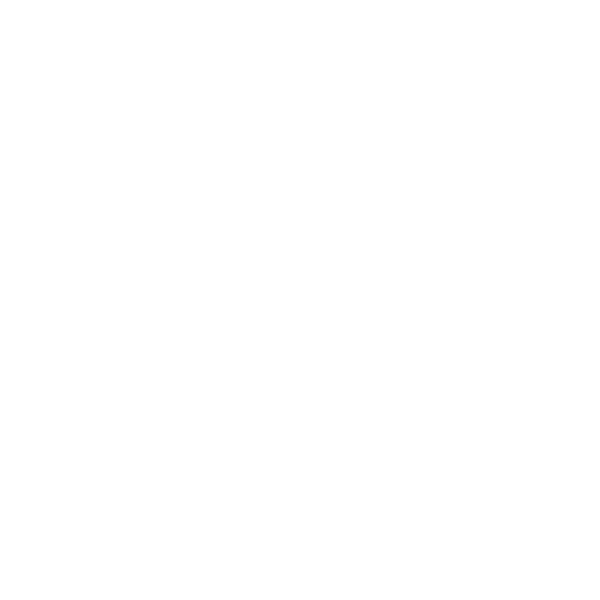
Frame 1 (no input)
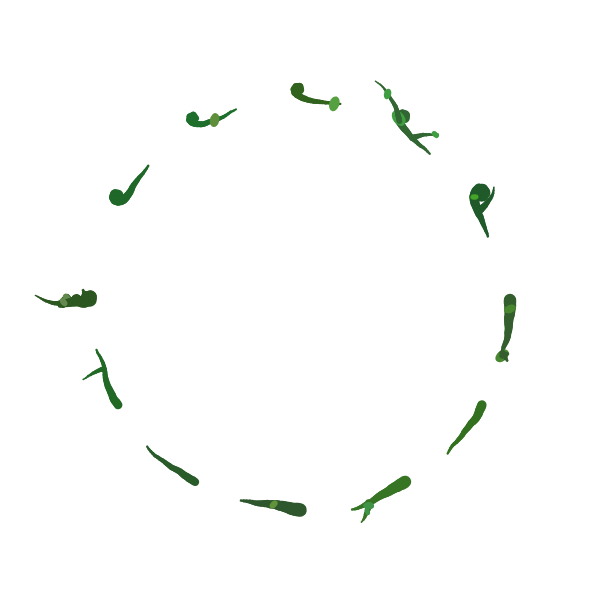
Frame 60 (no input)
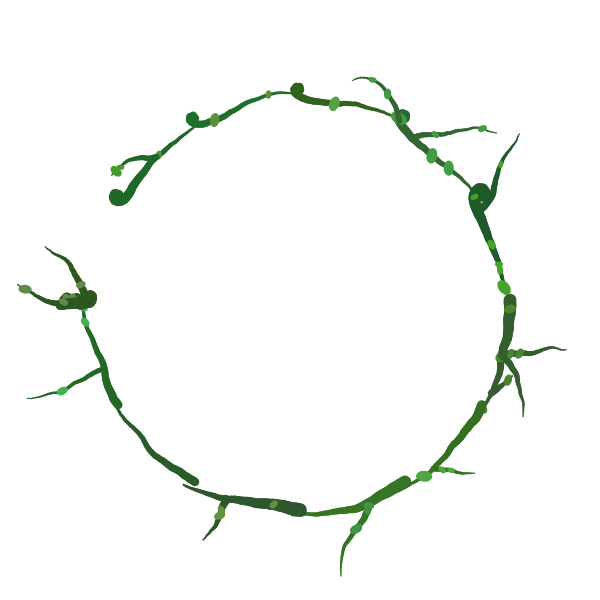
Frame 120 (the mouse pressed at the canvas centre since frame 60)

The p5.js sketch that drew these frames (run headless with seeded random() and noise() and a simulated clock; from frame 60 on, the mouse is pressed at the canvas centre):

// p5.js sketch
// ── sketch.js
// Decorative Vine Border Sketch - Grows in circle around content like Hero vines
let vines = [];
let centerX, centerY;
let radius;
let vineCount = 12;

function setup() {
  createCanvas(600, 600);
  centerX = width / 2;
  centerY = height / 2;
  radius = 210; // Fixed radius for consistent wreath around 400px glass circle
  
  // Create vines that grow ALONG the circular perimeter (exactly like Hero)
  for (let i = 0; i < vineCount; i++) {
    let angle = map(i, 0, vineCount, 0, TWO_PI);
    // Position on circular perimeter
    let x = centerX + cos(angle) * radius;
    let y = centerY + sin(angle) * radius;
    vines.push(new CircularVine(x, y, angle));
  }
}

function draw() {
  clear(); // Transparent background
  
  // Update and draw all vines
  for (let vine of vines) {
    vine.grow();
    vine.display();
  }
}

function windowResized() {
  resizeCanvas(600, 600);
  centerX = width / 2;
  centerY = height / 2;
  radius = 210;
  
  // Reset vines
  vines = [];
  for (let i = 0; i < vineCount; i++) {
    let angle = map(i, 0, vineCount, 0, TWO_PI);
    let x = centerX + cos(angle) * radius;
    let y = centerY + sin(angle) * radius;
    vines.push(new CircularVine(x, y, angle));
  }
}

class CircularVine {
  constructor(startX, startY, startAngle) {
    this.segments = [];
    this.segments.push(createVector(startX, startY));
    
    this.startAngle = startAngle; // Position on the circle
    this.angle = startAngle + HALF_PI; // Grow tangent to circle (perpendicular to radius)
    this.angleVariation = 0.25; // Same as Hero vines
    this.segmentLength = 3;
    this.thickness = random(8, 15);
    this.maxLength = random(50, 90);
    this.growing = true;
    
    // Branching properties - branches grow outward
    this.branches = [];
    this.branchChance = 0.02;
    this.maxBranches = 3;
    
    // Leaf properties
    this.leaves = [];
    this.leafChance = 0.05;
    
    // Color variation - match Hero vines exactly
    this.baseColor = color(random(30, 60), random(80, 120), random(30, 50));
    this.leafColor = color(random(60, 100), random(120, 180), random(40, 80));
  }
  
  grow() {
    if (!this.growing) return;
    
    if (frameCount % 3 == 0) { // Same growth speed as Hero
      if (this.segments.length < this.maxLength) {
        let lastSegment = this.segments[this.segments.length - 1];
        
        // Calculate angle from center to current position
        let dx = lastSegment.x - centerX;
        let dy = lastSegment.y - centerY;
        let angleToCenter = atan2(dy, dx);
        
        // Target angle is tangent to circle (perpendicular to radius)
        // Always grow counter-clockwise around the circle
        let targetAngle = angleToCenter + HALF_PI;
        
        // Add organic curve
        this.angle += random(-this.angleVariation, this.angleVariation);
        
        // Strong bias to stay tangent (grow AROUND the circle, not away or inward)
        this.angle = lerp(this.angle, targetAngle, 0.3);
        
        // Calculate new segment position
        let newX = lastSegment.x + cos(this.angle) * this.segmentLength;
        let newY = lastSegment.y + sin(this.angle) * this.segmentLength;
        
        // Calculate distance from center
        let distFromCenter = dist(newX, newY, centerX, centerY);
        
        // If segment is drifting off the perimeter, project it back onto the circle
        if (abs(distFromCenter - radius) > radius * 0.15) {
          // Normalize to put point back on the perimeter
          let scale = radius / distFromCenter;
          newX = centerX + (newX - centerX) * scale;
          newY = centerY + (newY - centerY) * scale;
          distFromCenter = radius;
        }
        
        // Add segment if it's within tolerance
        if (abs(distFromCenter - radius) < radius * 0.2) {
          this.segments.push(createVector(newX, newY));
          
          // Chance to create a branch
          if (random() < this.branchChance && this.branches.length < this.maxBranches) {
            this.createBranch(newX, newY, angleToCenter);
          }
          
          // Chance to create a leaf
          if (random() < this.leafChance) {
            this.createLeaf(newX, newY);
          }
        } else {
          this.growing = false;
        }
      } else {
        this.growing = false;
      }
    }
    
    // Update branches
    for (let branch of this.branches) {
      branch.grow();
    }
  }
  
  createBranch(x, y, angleToCenter) {
    // Branches grow radially OUTWARD from the circle (away from center)
    let outwardAngle = angleToCenter + random(-PI/3, PI/3);
    
    let branch = new HeroBranch(x, y, outwardAngle);
    branch.thickness = this.thickness * 0.6;
    branch.maxLength = random(20, 40);
    branch.baseColor = this.baseColor;
    branch.leafColor = this.leafColor;
    this.branches.push(branch);
  }
  
  createLeaf(x, y) {
    this.leaves.push({
      pos: createVector(x, y),
      size: random(5, 12),
      angle: random(TWO_PI),
      sway: random(0.01, 0.03)
    });
  }
  
  display() {
    // Draw vine segments with tapering (same as Hero)
    if (this.segments.length > 1) {
      strokeCap(ROUND);
      noFill();
      
      for (let i = 1; i < this.segments.length; i++) {
        let thickness = map(i, 0, this.segments.length, this.thickness, 2);
        stroke(this.baseColor);
        strokeWeight(thickness);
        
        line(this.segments[i-1].x, this.segments[i-1].y, 
             this.segments[i].x, this.segments[i].y);
      }
    }
    
    // Draw leaves with swaying animation (same as Hero)
    fill(this.leafColor);
    noStroke();
    for (let leaf of this.leaves) {
      push();
      translate(leaf.pos.x, leaf.pos.y);
      rotate(leaf.angle + sin(frameCount * leaf.sway) * 0.3);
      ellipse(0, 0, leaf.size, leaf.size * 1.5);
      pop();
    }
    
    // Draw branches
    for (let branch of this.branches) {
      branch.display();
    }
  }
}

// Hero-style branch class - matches the organic branching from Hero vines
class HeroBranch {
  constructor(startX, startY, angle) {
    this.segments = [];
    this.segments.push(createVector(startX, startY));
    this.angle = angle;
    this.angleVariation = 0.25; // Same as Hero vines
    this.segmentLength = 3;
    this.thickness = random(4, 8);
    this.maxLength = random(20, 40);
    this.growing = true;
    this.baseColor = color(random(30, 60), random(80, 120), random(30, 50));
    this.leafColor = color(random(60, 100), random(120, 180), random(40, 80));
    
    // Leaf properties
    this.leaves = [];
    this.leafChance = 0.08;
  }
  
  grow() {
    if (!this.growing) return;
    
    if (frameCount % 3 == 0) {
      if (this.segments.length < this.maxLength) {
        let lastSegment = this.segments[this.segments.length - 1];
        
        // Add organic curve like Hero vines
        this.angle += random(-this.angleVariation, this.angleVariation);
        
        let newX = lastSegment.x + cos(this.angle) * this.segmentLength;
        let newY = lastSegment.y + sin(this.angle) * this.segmentLength;
        
        // Allow branches to grow outside canvas bounds
        if (newX > -100 && newX < width + 100 && newY > -100 && newY < height + 100) {
          this.segments.push(createVector(newX, newY));
          
          // Chance to create a leaf
          if (random() < this.leafChance) {
            this.createLeaf(newX, newY);
          }
        } else {
          this.growing = false;
        }
      } else {
        this.growing = false;
      }
    }
  }
  
  createLeaf(x, y) {
    this.leaves.push({
      pos: createVector(x, y),
      size: random(4, 9),
      angle: random(TWO_PI),
      sway: random(0.01, 0.03)
    });
  }
  
  display() {
    if (this.segments.length > 1) {
      strokeCap(ROUND);
      noFill();
      
      // Draw with tapering thickness (thicker at base, thinner at tip)
      for (let i = 1; i < this.segments.length; i++) {
        let thickness = map(i, 0, this.segments.length, this.thickness, 1);
        stroke(this.baseColor);
        strokeWeight(thickness);
        
        line(this.segments[i-1].x, this.segments[i-1].y, 
             this.segments[i].x, this.segments[i].y);
      }
    }
    
    // Draw leaves with gentle swaying animation
    fill(this.leafColor);
    noStroke();
    for (let leaf of this.leaves) {
      push();
      translate(leaf.pos.x, leaf.pos.y);
      rotate(leaf.angle + sin(frameCount * leaf.sway) * 0.3);
      ellipse(0, 0, leaf.size, leaf.size * 1.5);
      pop();
    }
  }
}
